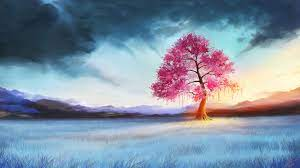
#> input picture Imgs/nature.jpg, 300 x 168 px
$ python Hough.py
#> lines starting #> are read from the running program, lines starting #| are printed output that depends on the picture; after the words box and inside, x2 and y2 are one past the last pixel; in counts of white or black regions, pixels touching at a corner belong together
import numpy as np
import cv2
from PIL import Image, ImageEnhance
import matplotlib.pyplot as plt


def img_processing(img):
    # 灰度化
    gray = cv2.cvtColor(img, cv2.COLOR_BGR2GRAY)
    ret, binary = cv2.threshold(gray, 0, 255, cv2.THRESH_OTSU)  # 阈值变换，cv2.THRESH_OTSU适合用于双峰值图像,ret是阈值，binary是变换后的图像
    # canny边缘检测
    edges = cv2.Canny(binary, ret - 30, ret + 30, apertureSize=3)  # 图像，最小阈值，最大阈值，sobel算子的大小
    return edges


def line_detect(img):
    img = Image.open(img)
    img = ImageEnhance.Contrast(img).enhance(3)  # 对比度增强类,用于调整图像的对比度,3为增强3倍
    img = np.array(img)
    result = img_processing(img)  # 返回来的是一个矩阵
    # 霍夫线检测
    lines = cv2.HoughLinesP(result, 1, 1 * np.pi / 180, 10, minLineLength=10,
                            maxLineGap=5)  # 统计概率霍夫线变换函数：图像矩阵，极坐标两个参数，一条直线所需最少的曲线交点，组成一条直线的最少点的数量，被认为在一条直线上的亮点的最大距离
    print("Line Num : ", len(lines))

    # 画出检测的线段
    for line in lines:
        for x1, y1, x2, y2 in line:
            cv2.line(img, (x1, y1), (x2, y2), (255, 0, 0), 2)
        pass
    img = Image.fromarray(img, 'RGB')

    plt.subplot(122)
    plt.title("Hough transformation")
    plt.imshow(img)
    # img.show()


if __name__ == "__main__":
    # plt.figure(2, (2, 2))
    orignal_img = cv2.imread("../Imgs/nature.jpg")
#> orignal_img is the input picture: shape (168, 300, 3); mean B, G, R 162.5, 144, 128.1
    plt.subplot(121)
    plt.title("original_img")
    plt.imshow(orignal_img, cmap="gray")

    line_detect("../Imgs/nature.jpg")
#> in line_detect, `img = ImageEnhance.Contrast(img).enhance(3)`:
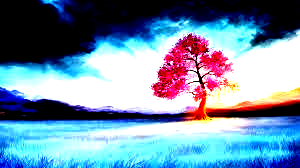
#> img: PIL image 300x168 RGB; mean R, G, B 115, 144.1, 168.9
#> in img_processing, `gray = cv2.cvtColor(img, cv2.COLOR_BGR2GRAY)`:
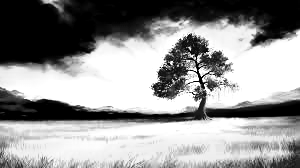
#> gray: shape (168, 300); min 0, max 255, mean 148.2
#> in img_processing, `ret, binary = cv2.threshold(gray, 0, 255, cv2.THRESH_OTSU)`:
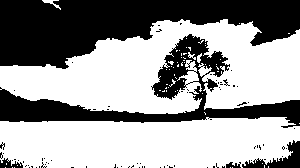
#> binary: shape (168, 300); 60.7% white; 82 black regions (77 under 20 px), largest, box (x1, y1, x2, y2) and area: (0, 0, 300, 69) 12209, (0, 34, 300, 128) 6567, (242, 140, 300, 168) 610, (0, 158, 23, 168) 131, (226, 162, 241, 168) 60
#> in img_processing, `ret, binary = cv2.threshold(gray, 0, 255, cv2.THRESH_OTSU)`: ret = 126
#> in img_processing, `edges = cv2.Canny(binary, ret - 30, ret + 30, apertureSize=3)`:
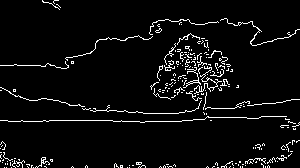
#> edges: shape (168, 300); 5% white in thin lines or dots
#> in line_detect, `lines = cv2.HoughLinesP(result, 1, 1 * np.pi / 180, 10, minLineLength=..`: lines = 108 rows, first 6: [261, 116, 286, 116], [182, 120, 192, 120], [113, 121, 181, 121], [0, 120, 48, 121], [215, 63, 224, 85], [204, 119, 205, 90]
#| Line Num :  108
#> the loop in line_detect, `for line in lines:` made 108 passes
#> line on passes 1 to 12: [[261, 116, 286, 116]], [[182, 120, 192, 120]], [[113, 121, 181, 121]], [[0, 120, 48, 121]], [[215, 63, 224, 85]], [[204, 119, 205, 90]], [[187, 72, 224, 64]], [[167, 113, 191, 111]], [[252, 45, 273, 40]], [[41, 98, 58, 100]], [[207, 72, 207, 87]], [[172, 50, 216, 68]]
#> after the loop in line_detect, `for line in lines:`:
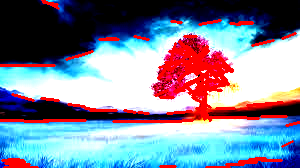
#> img: shape (168, 300, 3); 9.73% of pixels changed, all inside (x1, y1, x2, y2) = (0, 0, 300, 168)
    plt.show()
#> figure, not shown here; B, G, R data is drawn as R, G, B

$ run again, with Imgs/chaers.jpg copied over Imgs/nature.jpg
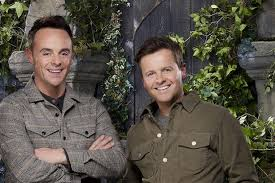
#> input picture Imgs/chaers.jpg, 275 x 183 px
#> orignal_img is the input picture: shape (183, 275, 3); mean B, G, R 70.4, 80.5, 86.4
#> in img_processing, `ret, binary = cv2.threshold(gray, 0, 255, cv2.THRESH_OTSU)`:
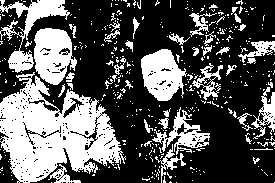
#> binary: shape (183, 275); 34.9% white; 409 white regions (366 under 20 px), largest, box (x1, y1, x2, y2) and area: (0, 72, 126, 183) 7617, (34, 28, 77, 85) 1681, (141, 49, 187, 101) 1557
#> ret = 112
#> edges: shape (183, 275); 14.3% white in thin lines or dots
#> lines = 385 rows, first 6: [126, 48, 142, 16], [13, 166, 25, 157], [163, 153, 196, 103], [199, 96, 226, 74], [35, 103, 45, 99], [63, 102, 81, 99]
#| Line Num :  385
#> the loop in line_detect, `for line in lines:` made 385 passes
#> after the loop in line_detect, `for line in lines:`:
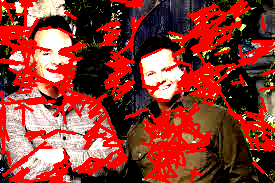
#> img: shape (183, 275, 3); mean R, G, B 142.3, 56.7, 48.3
